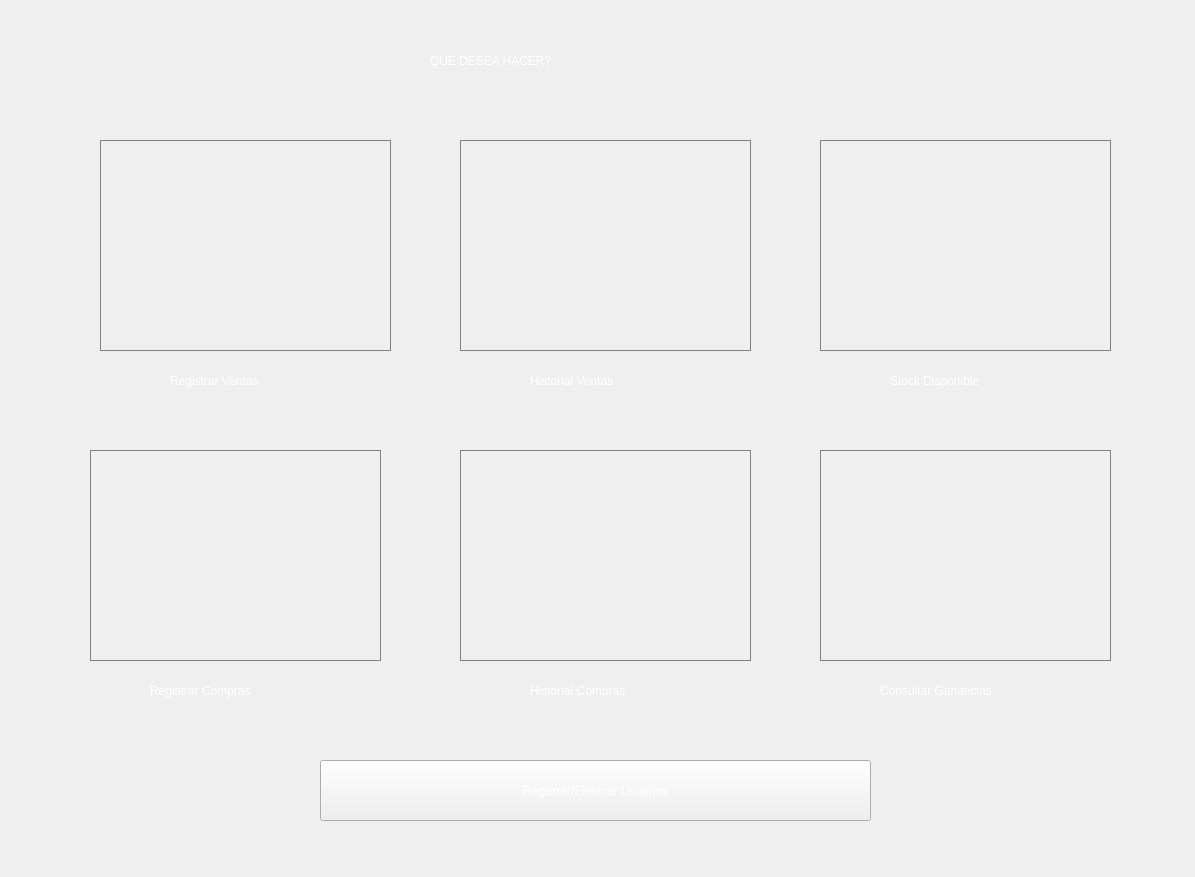
<?xml version="1.0" encoding="UTF-8"?>
<ui version="4.0">
 <class>VentanaPrincipalAutorizada</class>
 <widget class="QWidget" name="VentanaPrincipalAutorizada">
  <property name="geometry">
   <rect>
    <x>0</x>
    <y>0</y>
    <width>1195</width>
    <height>877</height>
   </rect>
  </property>
  <property name="minimumSize">
   <size>
    <width>1195</width>
    <height>877</height>
   </size>
  </property>
  <property name="maximumSize">
   <size>
    <width>1195</width>
    <height>877</height>
   </size>
  </property>
  <property name="cursor">
   <cursorShape>UpArrowCursor</cursorShape>
  </property>
  <property name="windowTitle">
   <string>Form</string>
  </property>
  <property name="styleSheet">
   <string notr="true">QLabel{
font: 57 14pt &quot;Yu Gothic Medium&quot;;
color: #fff;
background: none;
}
QPushButton#boton_usuarios{font: 57 12pt &quot;Yu Gothic Medium&quot;;
color: #fff;
background-image: url(:/ventana_principal_autorizado/principal_autorizada_background.png);
}
QWidget#widget{
background-image: url(:/ventana_principal_autorizado/principal_autorizada_background.png);}
</string>
  </property>
  <widget class="QLabel" name="label_3">
   <property name="geometry">
    <rect>
     <x>0</x>
     <y>0</y>
     <width>1195</width>
     <height>877</height>
    </rect>
   </property>
   <property name="minimumSize">
    <size>
     <width>1195</width>
     <height>877</height>
    </size>
   </property>
   <property name="maximumSize">
    <size>
     <width>1195</width>
     <height>877</height>
    </size>
   </property>
   <property name="cursor">
    <cursorShape>ArrowCursor</cursorShape>
   </property>
   <property name="styleSheet">
    <string notr="true">background-image: url(:/ventana_principal_autorizado/principal_autorizada_background.png);</string>
   </property>
   <property name="text">
    <string/>
   </property>
  </widget>
  <widget class="QLabel" name="label_6">
   <property name="geometry">
    <rect>
     <x>430</x>
     <y>40</y>
     <width>341</width>
     <height>41</height>
    </rect>
   </property>
   <property name="styleSheet">
    <string notr="true">font: 28pt &quot;MS Shell Dlg 2&quot;;
color: #fff;
background: none;</string>
   </property>
   <property name="text">
    <string>QUE DESEA HACER?</string>
   </property>
  </widget>
  <widget class="QPushButton" name="boton_usuarios">
   <property name="geometry">
    <rect>
     <x>320</x>
     <y>760</y>
     <width>551</width>
     <height>61</height>
    </rect>
   </property>
   <property name="cursor">
    <cursorShape>PointingHandCursor</cursorShape>
   </property>
   <property name="styleSheet">
    <string notr="true">background-image: url(:/ventana_principal_autorizado/principal_autorizada_background.png);</string>
   </property>
   <property name="text">
    <string>Registrar/Eliminar Usuarios</string>
   </property>
  </widget>
  <widget class="QLabel" name="label_5">
   <property name="geometry">
    <rect>
     <x>830</x>
     <y>460</y>
     <width>271</width>
     <height>191</height>
    </rect>
   </property>
   <property name="styleSheet">
    <string notr="true">background-image: url(:/ventana_principal_autorizado/ganancias.png);</string>
   </property>
   <property name="text">
    <string/>
   </property>
  </widget>
  <widget class="QLabel" name="label_7">
   <property name="geometry">
    <rect>
     <x>470</x>
     <y>460</y>
     <width>271</width>
     <height>191</height>
    </rect>
   </property>
   <property name="styleSheet">
    <string notr="true">background-image: url(:/ventana_principal_autorizado/historial_compras.png);</string>
   </property>
   <property name="text">
    <string/>
   </property>
  </widget>
  <widget class="QLabel" name="label_2">
   <property name="geometry">
    <rect>
     <x>470</x>
     <y>150</y>
     <width>271</width>
     <height>191</height>
    </rect>
   </property>
   <property name="styleSheet">
    <string notr="true">background-image: url(:/ventana_principal_autorizado/historial_ventas.png);</string>
   </property>
   <property name="text">
    <string/>
   </property>
  </widget>
  <widget class="QLabel" name="label">
   <property name="geometry">
    <rect>
     <x>110</x>
     <y>150</y>
     <width>271</width>
     <height>191</height>
    </rect>
   </property>
   <property name="styleSheet">
    <string notr="true">background-image: url(:/ventana_principal_autorizado/registrar_ventas.png);</string>
   </property>
   <property name="text">
    <string/>
   </property>
  </widget>
  <widget class="QLabel" name="label_4">
   <property name="geometry">
    <rect>
     <x>830</x>
     <y>150</y>
     <width>271</width>
     <height>191</height>
    </rect>
   </property>
   <property name="styleSheet">
    <string notr="true">background-image: url(:/ventana_principal_autorizado/stock_disponible.png);</string>
   </property>
   <property name="text">
    <string/>
   </property>
  </widget>
  <widget class="QLabel" name="label_8">
   <property name="geometry">
    <rect>
     <x>100</x>
     <y>460</y>
     <width>271</width>
     <height>191</height>
    </rect>
   </property>
   <property name="styleSheet">
    <string notr="true">background-image: url(:/ventana_principal_autorizado/registrar_compras.png);</string>
   </property>
   <property name="text">
    <string/>
   </property>
  </widget>
  <widget class="QPushButton" name="boton_registrar_ventas">
   <property name="geometry">
    <rect>
     <x>100</x>
     <y>140</y>
     <width>291</width>
     <height>211</height>
    </rect>
   </property>
   <property name="cursor">
    <cursorShape>PointingHandCursor</cursorShape>
   </property>
   <property name="styleSheet">
    <string notr="true">background:transparent;
border: 1px solid grey</string>
   </property>
   <property name="text">
    <string/>
   </property>
  </widget>
  <widget class="QPushButton" name="boton_historial_ventas">
   <property name="geometry">
    <rect>
     <x>460</x>
     <y>140</y>
     <width>291</width>
     <height>211</height>
    </rect>
   </property>
   <property name="cursor">
    <cursorShape>PointingHandCursor</cursorShape>
   </property>
   <property name="styleSheet">
    <string notr="true">background:transparent;
border: 1px solid grey</string>
   </property>
   <property name="text">
    <string/>
   </property>
  </widget>
  <widget class="QPushButton" name="boton_stock_disponible">
   <property name="geometry">
    <rect>
     <x>820</x>
     <y>140</y>
     <width>291</width>
     <height>211</height>
    </rect>
   </property>
   <property name="cursor">
    <cursorShape>PointingHandCursor</cursorShape>
   </property>
   <property name="styleSheet">
    <string notr="true">background:transparent;
border: 1px solid grey</string>
   </property>
   <property name="text">
    <string/>
   </property>
  </widget>
  <widget class="QPushButton" name="boton_consultar_ganancias">
   <property name="geometry">
    <rect>
     <x>820</x>
     <y>450</y>
     <width>291</width>
     <height>211</height>
    </rect>
   </property>
   <property name="cursor">
    <cursorShape>PointingHandCursor</cursorShape>
   </property>
   <property name="styleSheet">
    <string notr="true">background:transparent;
border: 1px solid grey</string>
   </property>
   <property name="text">
    <string/>
   </property>
  </widget>
  <widget class="QPushButton" name="boton_historial_compras">
   <property name="geometry">
    <rect>
     <x>460</x>
     <y>450</y>
     <width>291</width>
     <height>211</height>
    </rect>
   </property>
   <property name="cursor">
    <cursorShape>PointingHandCursor</cursorShape>
   </property>
   <property name="styleSheet">
    <string notr="true">background:transparent;
border: 1px solid grey</string>
   </property>
   <property name="text">
    <string/>
   </property>
  </widget>
  <widget class="QPushButton" name="boton_registrar_compras">
   <property name="geometry">
    <rect>
     <x>90</x>
     <y>450</y>
     <width>291</width>
     <height>211</height>
    </rect>
   </property>
   <property name="cursor">
    <cursorShape>PointingHandCursor</cursorShape>
   </property>
   <property name="styleSheet">
    <string notr="true">background:transparent;
border: 1px solid grey</string>
   </property>
   <property name="text">
    <string/>
   </property>
  </widget>
  <widget class="QLabel" name="label_9">
   <property name="geometry">
    <rect>
     <x>170</x>
     <y>360</y>
     <width>151</width>
     <height>41</height>
    </rect>
   </property>
   <property name="styleSheet">
    <string notr="true"/>
   </property>
   <property name="text">
    <string>Registrar Ventas</string>
   </property>
  </widget>
  <widget class="QLabel" name="label_11">
   <property name="geometry">
    <rect>
     <x>530</x>
     <y>360</y>
     <width>151</width>
     <height>41</height>
    </rect>
   </property>
   <property name="styleSheet">
    <string notr="true"/>
   </property>
   <property name="text">
    <string>Historial Ventas</string>
   </property>
  </widget>
  <widget class="QLabel" name="label_13">
   <property name="geometry">
    <rect>
     <x>890</x>
     <y>360</y>
     <width>161</width>
     <height>41</height>
    </rect>
   </property>
   <property name="styleSheet">
    <string notr="true"/>
   </property>
   <property name="text">
    <string>Stock Disponible</string>
   </property>
  </widget>
  <widget class="QLabel" name="label_10">
   <property name="geometry">
    <rect>
     <x>150</x>
     <y>670</y>
     <width>181</width>
     <height>41</height>
    </rect>
   </property>
   <property name="styleSheet">
    <string notr="true"/>
   </property>
   <property name="text">
    <string>Registrar Compras</string>
   </property>
  </widget>
  <widget class="QLabel" name="label_12">
   <property name="geometry">
    <rect>
     <x>530</x>
     <y>670</y>
     <width>161</width>
     <height>41</height>
    </rect>
   </property>
   <property name="styleSheet">
    <string notr="true"/>
   </property>
   <property name="text">
    <string>Historial Compras</string>
   </property>
  </widget>
  <widget class="QLabel" name="label_14">
   <property name="geometry">
    <rect>
     <x>880</x>
     <y>670</y>
     <width>191</width>
     <height>41</height>
    </rect>
   </property>
   <property name="styleSheet">
    <string notr="true"/>
   </property>
   <property name="text">
    <string>Consultar Ganancias</string>
   </property>
  </widget>
 </widget>
 <resources>
  <include location="imagenes/imagenes.qrc"/>
 </resources>
 <connections/>
</ui>
